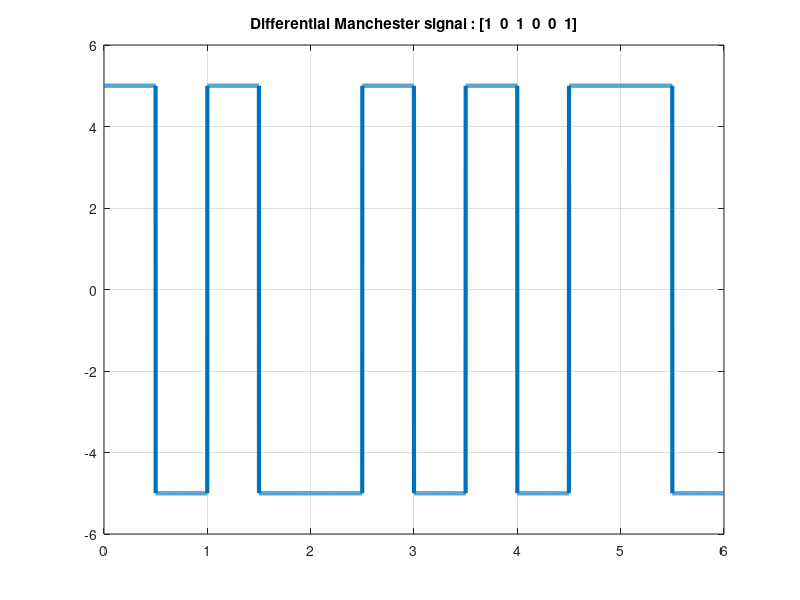

The MATLAB source for this figure:
clc;
close all;
clear all;

bits = [1 0 1 0 0 1];
bitrate = 1;
n = 1000;

T = length(bits)/bitrate;
N = length(bits)*n;

dt = T/N;
t = 0:dt:T-dt;

%Encoding

lastbit = 5 % Assuming that the lastbit was (Positive) 5;
x = zeros(1, length(t));
half = n/2;

% 0 -> Transition
% 1 -> No Transition

for i = 1:length(bits);
  if (bits(i) == 1)
    x((i-1)*n + 1 : half) = lastbit;
    x((half+1) : i*n) = lastbit * (-1);
    lastbit = lastbit * (-1);
  else
    %lastbit = lastbit * (-1);
    x((i-1)*n + 1 : half) = lastbit*(-1);
    x((half+1) : i*n) = lastbit;
    %lastbit = lastbit * (-1);
  endif
  half = half+n;
end

plot(t, x, 'Linewidth', 3);
title(['Differential Manchester signal : [' num2str(bits) ']']);
grid on;

%Decoding

y = zeros(1, length(x)/n);
half = n/2;
lastbit =5

for i = 1:length(y)
  if x((i-1)*n + 1) == lastbit;
    y(i) = 1;
    lastbit = lastbit * (-1);
  endif
end

disp('Decoded Differential Manchester Signal : ');
disp(y);

